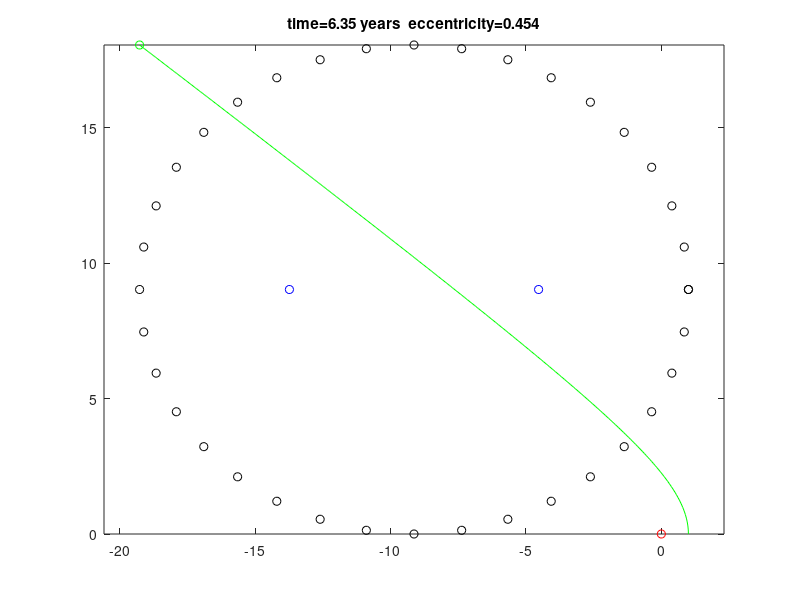

MATLAB code to generate this figure:
clear;

h=0.1;       % timestep of 0.05 time-units
pos=[1 0];    % initial position
vel=[0 1.5];  % initial velocity

steps=400;              % number of steps
skip=ceil(steps/100);   % plot only 100 frames

for i=1:steps
  x(i)=pos(1);
  y(i)=pos(2);
  time=(i-1)*h/(2*pi);

  % Draw the trajectory and ellipse every skip'th step
  if rem(i,skip)==0
    a=0.5*(max(x)-min(x));   % compute width of ellipse
    b=0.5*(max(y)-min(y));   % compute height of ellipse

    x0=0.5*(max(x)+min(x));  % compute centre (x0,y0) of ellipse
    y0=0.5*(max(y)+min(y));

    % Two kinds of ellipse (tall/thin, or squat/wide)
    if a>b
      e=sqrt(1-b^2/a^2);
      xfocus(1)=x0+sqrt(a^2-b^2);  % foci of squat ellipse
      xfocus(2)=x0-sqrt(a^2-b^2);
      yfocus=[y0 y0];  
    else
      e=sqrt(1-a^2/b^2);
      xfocus=[x0 x0];              % foci of tall ellipse
      yfocus(1)=y0+sqrt(b^2-a^2);
      yfocus(2)=y0-sqrt(b^2-a^2);
    end

    % Show the ellipse every 10 degrees
    angle=linspace(0,2*pi,37);   
    xe=x0+a*cos(angle);
    ye=y0+b*sin(angle);

    plot(pos(1),pos(2),'go',x,y,'g-',xe,ye,'ko',0,0,'ro',xfocus,yfocus,'bo')
    title(sprintf('time=%.2f years  eccentricity=%.3f',time,e))
    axis equal
    pause(0.1)
  end

  r=norm(pos);
  accel=-1/r^2 * pos/r;
 
  % Verlet Method
  if i==1
    next=pos + h*vel + 0.5*h*h*accel;
  else
    next=2*pos - prev + h*h*accel;
  end
 
  prev=pos;
  pos=next;
end

disp(xfocus)
disp(yfocus)
disp(e)
